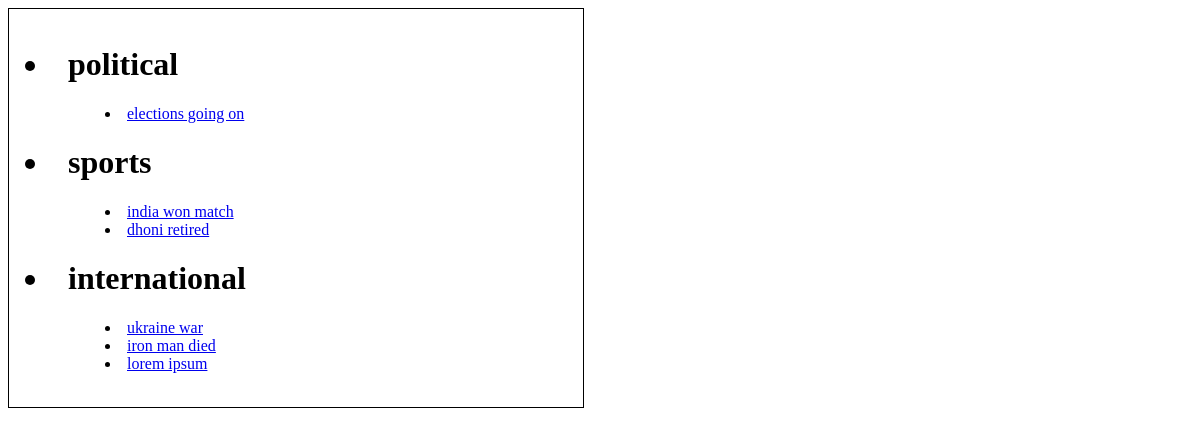
The page / on the database its author committed.
### pnews/models.py (models this page shows, shortened)
class Category(models.Model):
    name = models.CharField(max_length=50)
    class Meta:
        verbose_name_plural = 'Categories'

class News(models.Model):
    title = models.CharField(max_length=200)
    text = models. TextField()
    category = models.ForeignKey(Category,on_delete=models.CASCADE)
    pub_date = models.DateTimeField('date published')
    class Meta:
        verbose_name_plural = "News"

### pnews/views.py (the view)
# urls.py: path('', main_pageNews,name='home'),
def main_pageNews(request):
    data={'cat': Category.objects.all(),
            'news' : News.objects.all() }
    return render(request,'home.html',context=data)

### templates/home.html (shortened to what this page needs)
<html lang="en">
<head>
</head>
<body>
    <div id="wrap">
    <div class="box">
    {% for ct in cat %}
    <div><h1><li>{{ ct.name }}</a></li></h1>
    {% for n in news %}
    {% if n.category == ct %}
        <li class="inner"> <a href='#' onclick="disp('{{ n.text|truncatewords:10}}');" >{{n.title}} </a></li>
    {% endif %}
    {% endfor %}
        </div>
    {% endfor %}
    <br>
    </div>
</body>
</html>

### templates/home.html (style rules this page uses)
div .inner { padding-left: 5rem; }
.box { border: 1px solid; padding:1rem; }
#wrap { display: grid; grid-template-columns: 1fr 1fr; gap:2rem; }

### rows shown on the page
Category: name "political"
News: title "elections going on"
Category: name "sports"
News: title "india won match"
News: title "dhoni retired"
Category: name "international"
News: title "ukraine war"
News: title "iron man died"
News: title "lorem ipsum"
